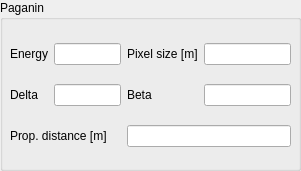
   <widget class="QGroupBox" name="groupBox_5">
    <property name="geometry">
     <rect>
      <x>320</x>
      <y>30</y>
      <width>301</width>
      <height>171</height>
     </rect>
    </property>
    <property name="title">
     <string>Paganin</string>
    </property>
    <widget class="QWidget" name="gridLayoutWidget_4">
     <property name="geometry">
      <rect>
       <x>10</x>
       <y>30</y>
       <width>281</width>
       <height>131</height>
      </rect>
     </property>
     <layout class="QGridLayout" name="gridLayout_4">
      <item row="0" column="3">
       <widget class="QLabel" name="label_25">
        <property name="text">
         <string>Pixel size [m]</string>
        </property>
       </widget>
      </item>
      <item row="0" column="0">
       <widget class="QLabel" name="label_24">
        <property name="text">
         <string>Energy</string>
        </property>
       </widget>
      </item>
      <item row="1" column="1" colspan="2">
       <widget class="QLineEdit" name="pag_delta"/>
      </item>
      <item row="0" column="1" colspan="2">
       <widget class="QLineEdit" name="pag_energy"/>
      </item>
      <item row="0" column="4">
       <widget class="QLineEdit" name="pag_pxsize"/>
      </item>
      <item row="1" column="3">
       <widget class="QLabel" name="label_27">
        <property name="text">
         <string>Beta</string>
        </property>
       </widget>
      </item>
      <item row="1" column="4">
       <widget class="QLineEdit" name="pag_beta"/>
      </item>
      <item row="2" column="0" colspan="3">
       <widget class="QLabel" name="label_28">
        <property name="text">
         <string>Prop. distance [m]</string>
        </property>
       </widget>
      </item>
      <item row="2" column="3" colspan="2">
       <widget class="QLineEdit" name="pag_distance"/>
      </item>
      <item row="1" column="0">
       <widget class="QLabel" name="label_26">
        <property name="text">
         <string>Delta</string>
        </property>
       </widget>
      </item>
     </layout>
    </widget>
   </widget>
